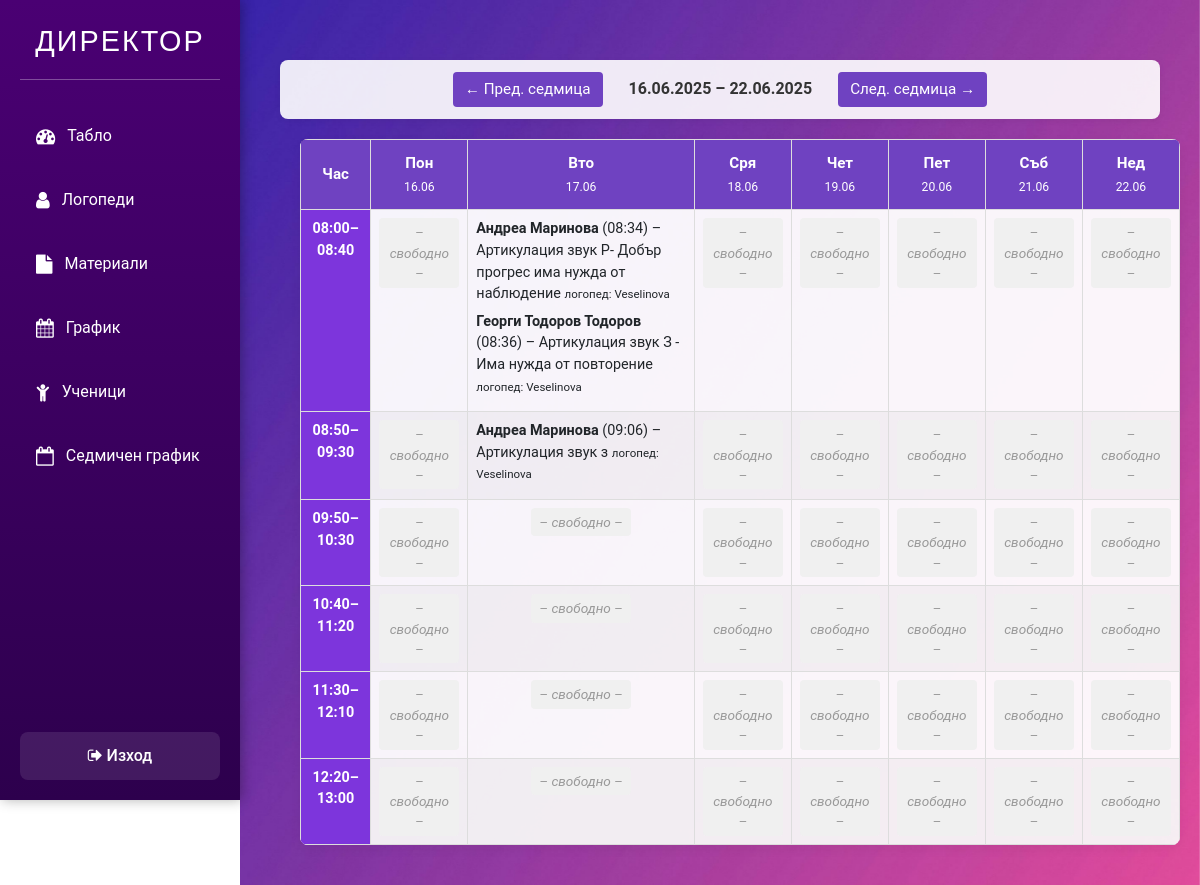
/director/weekly_schedule.php (signed in), run on the app's committed database.
### tables this page shows
CREATE TABLE `examinations` (
  `id` int(10) UNSIGNED NOT NULL,
  `logoped_id` int(10) UNSIGNED NOT NULL,
  `student_id` int(10) UNSIGNED NOT NULL,
  `topic` varchar(255) NOT NULL,
  `exam_date` datetime NOT NULL,
  `notes` text DEFAULT NULL,
  `created_at` timestamp NOT NULL DEFAULT current_timestamp()
);

CREATE TABLE `students` (
  `id` int(10) UNSIGNED NOT NULL,
  `name` varchar(100) NOT NULL,
  `address` varchar(255) NOT NULL,
  `parent_name` varchar(100) NOT NULL,
  `parent_phone` varchar(20) NOT NULL,
  `profile_image` varchar(255) DEFAULT NULL,
  `doc1` varchar(255) DEFAULT NULL,
  `doc2` varchar(255) DEFAULT NULL,
  `class_id` int(10) UNSIGNED NOT NULL,
  `created_at` timestamp NOT NULL DEFAULT current_timestamp()
);

CREATE TABLE `users` (
  `id` int(10) UNSIGNED NOT NULL,
  `name` varchar(100) NOT NULL,
  `email` varchar(100) NOT NULL,
  `password` varchar(255) NOT NULL,
  `role` enum('logoped','director') NOT NULL DEFAULT 'logoped',
  `created_at` timestamp NOT NULL DEFAULT current_timestamp()
);

### director/weekly_schedule.php (the view, shortened to what this page needs)
<?php
include('../includes/dbconnection.php');
$slots = [
  1 => ['08:00', '08:40'],
  2 => ['08:50', '09:30'],
  3 => ['09:50', '10:30'],
  4 => ['10:40', '11:20'],
  5 => ['11:30', '12:10'],
  6 => ['12:20', '13:00'],
];
if (!empty($_GET['start']) && preg_match('/^\d{4}-\d{2}-\d{2}$/', $_GET['start'])) {
  $monday = $_GET['start'];
} else {
  $monday = date('Y-m-d', strtotime('monday this week'));
}
$days = [];
for ($i = 0; $i < 7; $i++) {
  $days[$i] = date('Y-m-d', strtotime("$monday +{$i} days"));
}
$stmt = $dbh->prepare("
  SELECT
    e.exam_date,
    e.topic,
    e.student_id,
    s.name   AS student_name,
    u.name   AS logoped_name
  FROM examinations e
  JOIN students s ON s.id = e.student_id
  JOIN users    u ON u.id = e.logoped_id
  WHERE DATE(e.exam_date) BETWEEN :start AND :end
    AND (:role = 'director' OR e.logoped_id = :lid)
  ORDER BY e.exam_date
");
$stmt->execute([
  ':start' => $days[0],
  ':end' => $days[6],
  ':role' => $_SESSION['user_role'],
  ':lid' => $_SESSION['user_id'],
]);
$all = $stmt->fetchAll(PDO::FETCH_ASSOC);
$weekSchedule = [];
foreach ($days as $di => $day) {
  foreach ($slots as $si => $_) {
    $weekSchedule[$di][$si] = [];
  }
}
foreach ($all as $e) {
  $dayIndex = array_search(date('Y-m-d', strtotime($e['exam_date'])), $days);
  $t = date('H:i', strtotime($e['exam_date']));
  foreach ($slots as $si => list($start, $end)) {
    if ($t >= $start && $t <= $end) {
      $weekSchedule[$dayIndex][$si][] = $e;
      break;
    }
  }
}
?>
<!DOCTYPE html>
<html lang="bg">
<head>
  <link rel="stylesheet" href="../css/bootstrap.min.css">
  <link rel="stylesheet" href="../css/style.css">
  <link rel="stylesheet" href="https://cdnjs.cloudflare.com/ajax/libs/font-awesome/4.7.0/css/font-awesome.min.css">
</head>
<body>
  <div id="dash-container">
    <?php include __DIR__ . '/sidebar.php'; ?>
    <main class="dash-content">
      <section class="ws-nav">
        <form method="GET" style="display:inline">
          <button>&larr; Пред. седмица</button>
        </form>
        <span class="ws-week-label">
          <?= date('d.m.Y', strtotime($days[0])) ?> – <?= date('d.m.Y', strtotime($days[6])) ?>
        </span>
        <form method="GET" style="display:inline">
          <button>След. седмица &rarr;</button>
        </form>
      </section>
      <table class="ws-table">
        <thead>
          <tr>
            <th>Час</th>
            <?php foreach ($days as $day): ?>
              <th>
                <?= mb_substr(['Пон', 'Вто', 'Сря', 'Чет', 'Пет', 'Съб', 'Нед'][array_search($day, $days)], 0, 3) ?><br>
                <small><?= date('d.m', strtotime($day)) ?></small>
              </th>
            <?php endforeach; ?>
          </tr>
        </thead>
        <tbody>
          <?php foreach ($slots as $si => list($start, $end)): ?>
            <tr>
              <td class="ws-timeslot"><?= $start ?>–<?= $end ?></td>
              <?php foreach ($days as $di => $_): ?>
                <td>
                  <?php if ($weekSchedule[$di][$si]): ?>
                    <ul class="ws-list">
                      <?php foreach ($weekSchedule[$di][$si] as $e): ?>
                        <li class="ws-list__item">
                          <div class="ws-item-info">
                            <strong><?= htmlspecialchars($e['student_name']) ?></strong>
                            (<?= date('H:i', strtotime($e['exam_date'])) ?>)
                            – <?= htmlspecialchars($e['topic'] ?: '(без тема)') ?>
                            <small class="ws-item-logoped">логопед: <?= htmlspecialchars($e['logoped_name']) ?></small>
                          </div>
                        </li>
                      <?php endforeach; ?>
                    </ul>
                  <?php else: ?>
                    <span class="ws-free">– свободно –</span>
                  <?php endif; ?>
                </td>
              <?php endforeach; ?>
            </tr>
          <?php endforeach; ?>
        </tbody>
      </table>
    </main>
  </div>
</body>
</html>

### director/weekly_schedule.php (style rules this page uses)
.ws-nav { text-align: center; margin: 20px 0; }
.ws-nav button { margin: 0 10px; padding: 6px 12px; border: none; background: #6f42c1; color: #fff; border-radius: 4px; }
.ws-week-label { font-weight: 600; color: #333; }
.ws-table { width: 100%; border-collapse: collapse; margin: 0 20px; }
.ws-table th, .ws-table td { border: 1px solid #ddd; padding: 8px; text-align: center; }
.ws-table thead th { background: #6f42c1; color: #fff; }
.ws-timeslot { font-weight: 600; background: #7d35dc; }
.ws-free { color: #999; font-style: italic; }
.ws-list { list-style: none; margin: 0; padding: 0; }
.ws-list__item+.ws-list__item { margin-top: 6px; }

### data on the page
examinations: student.name "Андреа Маринова", exam_date "08:34", topic "Артикулация звук Р- Добър прогрес има нужда от наблюдение", logoped.name "Veselinova"
examinations: student.name "Георги Тодоров Тодоров", exam_date "08:36", topic "Артикулация звук З - Има нужда от повторение", logoped.name "Veselinova"
examinations: student.name "Андреа Маринова", exam_date "09:06", topic "Артикулация звук з", logoped.name "Veselinova"

### other printed values
date('d.m.Y', strtotime($days[0])) "16.06.2025"
date('d.m.Y', strtotime($days[6])) "22.06.2025"
date('d.m', strtotime($day)) "16.06"
date('d.m', strtotime($day)) "17.06"
date('d.m', strtotime($day)) "18.06"
date('d.m', strtotime($day)) "19.06"
date('d.m', strtotime($day)) "20.06"
date('d.m', strtotime($day)) "21.06"
date('d.m', strtotime($day)) "22.06"
$start "08:00"
$end "08:40"
$start "08:50"
$end "09:30"
$start "09:50"
$end "10:30"
